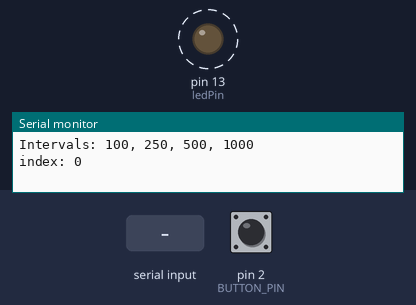
The sketch below on a simulated Arduino Uno, built with avr-gcc and run on an emulated ATmega328P. Shown: output pins drawn as LEDs (lit = HIGH), the last lines printed to the serial monitor. Dashed ring = blinking. Inputs (shaded band) come from the test bench; at power-on: pin 2 (BUTTON_PIN) HIGH.

Above: at 1.25 s.
1.3 s: "index next\n" received over Serial
At 1.42 s:
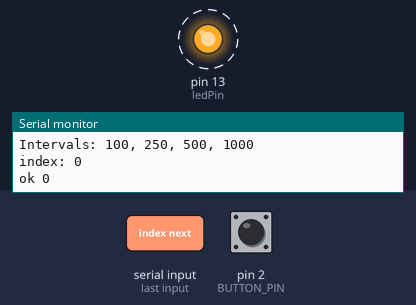
4.3 s: pin 2 (BUTTON_PIN) pulled LOW for 0.15 s
At 4.8 s:
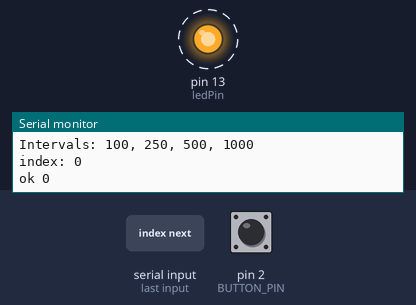
Timing chart, 0 to 14.3 s (numbered marks = the images above; inputs shaded):
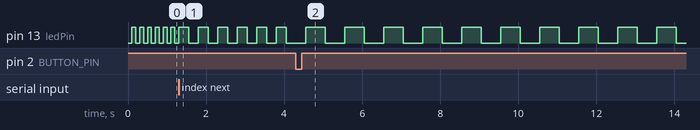

The sketch:

main.ino
```cpp
// Include Ardiono.h is needed for many custom IDEs, and doesn't hurt Arduino IDE:
#include <Arduino.h>


// Number of modules in your app:
#define MODULE_MAX_N 10
// (2 * MODULE_MAX_N) bytes of SRAM will be reserved

// Include code for working with modules:
#include "modules.hpp"

// Include the actual modules:
#include "_blink.ino.hpp"
#include "_blink_counter.ino.hpp"
#include "_blink_modifier.ino.hpp"
#include "_button.ino.hpp"

#include "_protocol.ino.hpp"
#include "_serial_comm.ino.hpp"

// This include is all that is required to include a module in the code.
// If a module is removed from here, it will not be compiled.
// Order of includes matters.


void setup()
{
  Serial.begin(9600);
  // Call setup() for every module:
  unsigned int i;
  for (i = 0; i < ModulesRegistry::count; i++) {
    ModulesRegistry::modules[i]->setup();
  }
}


void loop()
{
  // Call loop() for every module:
  unsigned int i;
  for (i = 0; i < ModulesRegistry::count; i++) {
    ModulesRegistry::modules[i]->loop();
  }
}
```

_blink.hpp
```cpp
/** Blink module

    A variation on classic blink.ino example

*/

// Start every module with at least these two includes:
#include <Arduino.h>
#include "modules.hpp"

// Include any modules that depend on this one here:
// (blink module has no dependences)


// This guard enables module's header file to be included multiple times:
#ifndef BLINK_HPP
#define BLINK_HPP


// Module:
class Blink: public Module
{
  private:  // members available only from this module
    // (blink has none)
  public:  // members available from everywhere
    // public member variables:
  	int ledPin;
  	int ledState;
    unsigned long interval;
    unsigned long previousMillis;
    // public member functions:
    void setup();
    void loop();
};

// Instantiate the module class:
Blink* blink = (Blink*) ModulesRegistry::add(new Blink());


#endif  // #ifndef BLINK_HPP
```

_blink.ino.hpp
```cpp
/*
   Implementation of Blink module

*/

// Start every module with at least these two includes:
#include <Arduino.h>
#include "modules.hpp"
// Also include this module's header file:
#include "_blink.hpp"

// Unlike header file (.hpp), module implementation file (.ino.hpp) must not be included multiple times:
#ifdef BLINK_IMPLEMENTATION
#error The .ino.hpp file of a module can be included only once (and should be included from main.ino). Did you wanted to include the .h file instead?
#endif
#define BLINK_IMPLEMENTATION


// Module's setup() function:
// (copied from default BlinkWithoutDelay.ino example)
void Blink::setup()
{
  ledPin = 13;
  interval = 1000;
  pinMode(ledPin, OUTPUT);
}


// Module's loop() function:
// (copied from default BlinkWithoutDelay.ino example, with some comments added)
void Blink::loop()
{
  // here is where you'd put code that needs to be running all the time.

  // check to see if it's time to blink the LED; that is, if the
  // difference between the current time and last time you blinked
  // the LED is bigger than the interval at which you want to
  // blink the LED.

  // this is a local variable, it exists only within while this function is running:
  unsigned long currentMillis = millis();

  // previousMillis and interval are module functions.
  // Completely equivalent way of writing that "if" statement:
  // if (currentMillis - blink->previousMillis >= blink->interval) ...

  if (currentMillis - previousMillis >= interval) {
    // save the last time you blinked the LED:
    previousMillis = currentMillis;

    // if the LED is off turn it on and vice-versa:
    if (ledState == LOW) {
      ledState = HIGH;
    } else {
      ledState = LOW;
    }

    // set the LED with the ledState of the variable:
    digitalWrite(ledPin, ledState);
  }
}
```

_blink_counter.hpp
```cpp
#include <Arduino.h>
#include "modules.hpp"


#ifndef BLINK_COUNTER_HPP
#define BLINK_COUNTER_HPP


class BlinkCounter: public Module
{
  private:
    bool lastState = false;
  public:
    // members intended for read-only:
    uint16_t count = 0;
    // member intended for write:
    bool setReset = false;
    // required member functions:
    void setup();
    void loop();
    // empty module constructor, can usually not used and be ommited:
    BlinkCounter() {};
};


BlinkCounter* blink_counter = (BlinkCounter*) ModulesRegistry::add(new BlinkCounter());


#endif  // #ifndef BLINK_COUNTER_HPP
```

_blink_counter.ino.hpp
```cpp
#include <Arduino.h>
#include "modules.hpp"

#include "_blink_counter.hpp"

#ifdef BLINK_COUNTER_INO_HPP
#error The .ino.hpp file of a module can be included only once (and should be included from main.ino). Did you wanted to include the .h file instead?
#endif
#define BLINK_COUNTER_INO_HPP

// dependences on other modules:
#include "_blink.hpp"


// implementation:


void BlinkCounter::setup()
{}


void BlinkCounter::loop()
{
    // read current LED state:
    bool currentState = digitalRead( blink->ledPin );

    // handle the input flag for reset:
    if (setReset) {
      // reset the counter:
      count = 0;
      // clear the flag:
      setReset = false;
    }

    // count the blinks:
    if (currentState == HIGH && lastState != HIGH) {
        count++;
    }

    // remember current state for later loops:
    lastState = currentState;
}
```

_blink_modifier.hpp
```cpp
/** Blink modifier module

    Changes interval value on the Blink module.

*/

#include <Arduino.h>
#include "modules.hpp"


#ifndef BLINK_MODIFIER_HPP
#define BLINK_MODIFIER_HPP


#define BLINK_MODIFIER_INTERVALS_N 4
#define BLINK_MODIFIER_INTERVALS 100, 250, 500, 1000
#define BLINK_MODIFIER_NULL 42  // any value greater then BLINK_MODIFIER_INTERVALS_N


class BlinkModifier: public Module
{
  private:
    uint16_t intervals[BLINK_MODIFIER_INTERVALS_N] = {BLINK_MODIFIER_INTERVALS};
    uint8_t _index = 0;
  public:
    // members intended for read-only:
    uint8_t index = 0;  // mirrorring private member `_index`
    // member intended for write:
    bool setNextInterval = false;
    uint8_t setIntervalTo = BLINK_MODIFIER_NULL;
    // required member functions:
    void setup();
    void loop();
};


BlinkModifier* blink_modifier = (BlinkModifier*) ModulesRegistry::add(new BlinkModifier());


#endif  // #ifndef BLINK_MODIFIER_HPP
```

_blink_modifier.ino.hpp
```cpp
#include <Arduino.h>
#include "modules.hpp"

#include "_blink_modifier.hpp"

#include "_blink.hpp"


#ifdef BLINK_MODIFIER_IMPLEMENTATION
#error The .ino.hpp file of a module can be included only once (and should be included from main.ino). Did you wanted to include the .h file instead?
#endif
#define BLINK_MODIFIER_IMPLEMENTATION


void BlinkModifier::setup()
{

  // TODO move this to protocol!
  Serial.print(F("Intervals: "));
  for (int i = 0; i < BLINK_MODIFIER_INTERVALS_N; i++) {
    if (i > 0) Serial.print(F(", "));
    Serial.print(intervals[i]);
  }
  Serial.print("\n");
  Serial.print("index: ");
  Serial.print(index);
  Serial.print("\n\n");

  // override default blink interval:
  // (for this to work, this module has to be included after blink module)
  blink->interval = intervals[index];
}


void BlinkModifier::loop()
{

  // handle next interval setter flag:
  if (setNextInterval) {
    // icrement the value:
    _index++;
    // make sure it doesn't overflow:
    if (_index >= BLINK_MODIFIER_INTERVALS_N) {
      _index = 0;
    }
    // clear the flag:
    setNextInterval = false;
  }

  // handle the interval setter:
  if (setIntervalTo != BLINK_MODIFIER_NULL) {
    // make sure value if valid:
    if ((setIntervalTo >= 0) && (setIntervalTo < BLINK_MODIFIER_INTERVALS_N)) {
      // set the private member to givven value:
      _index = setIntervalTo;
    }
    // clear the setter:
    setIntervalTo = BLINK_MODIFIER_NULL;
  }

  // copy private value to publicaly accessable member:
  // this way we can make sure that "_index" can be changed only via
  // `setInvervalTo` member.
  index = _index;

  // actually set the interval for blink module:
  blink->interval = intervals[_index];
}
```

_button.hpp
```cpp
#include <Arduino.h>
#include "modules.hpp"


#ifndef BUTTON_HPP
#define BUTTON_HPP


#define BUTTON_PIN 2
#define BUTTON_DEADTIME 200


class Button: public Module
{
  private:
    unsigned long lastPushMillis = 0;
    bool stillPressed = false;
  public:
    bool pressed = false;  // it is ok to clear this flag from other modules
    void setup();
    void loop();
    Button(){};
};


Button* button = (Button*) ModulesRegistry::add(new Button());


#endif  // #ifndef BUTTON_HPP
```

_button.ino.hpp
```cpp
#include <Arduino.h>
#include "modules.hpp"

#include "_button.hpp"


#ifdef BUTTON_INO_HPP
#error The .ino.hpp file of a module can be included only once (and should be included from main.ino). Did you wanted to include the .h file instead?
#endif
#define BUTTON_INO_HPP


void Button::setup()
{
  pinMode(BUTTON_PIN, INPUT_PULLUP);
  digitalWrite(BUTTON_PIN, HIGH);
}


void Button::loop()
{
  // get once, use multiple times:
  unsigned long millisNow = millis();

  // after state change, don't read anything for a short time:
  if (millisNow - lastPushMillis < BUTTON_DEADTIME) {
    return;
  }

  // read the button state:
  bool buttonPushed = !digitalRead(BUTTON_PIN);  // NO switch to GND

  // detect new press of a button:
  if (buttonPushed && !stillPressed) {
    // set public flag:
    pressed = true;
    // remember this time privately:
    lastPushMillis = millisNow;
    // keep track of button state privately to prevent double detection:
    stillPressed = true;
  }

  // if button is not pressed:
  if (!buttonPushed) {

    // if just released, engagne the deadzone countdown:
    if (stillPressed) {
      lastPushMillis = millisNow;
    }

    // clear the related flags:
    pressed = false;
    stillPressed = false;
  }

  // TODO implement press-and-hold detection here, something like this:
  /*
  if (buttonPushed && (millisNow - lastPushMillis > BUTTON_HOLD_MILLIS) {
    // set a public and a private flag
  }
  */


  // TODO this kind of inter-module logic is better implemented in a separate module, usually named `status`:

  // use the button value:
  #ifdef BLINK_MODIFIER_HPP
    if (button->pressed) {
      // set the action:
      blink_modifier->setNextInterval = true;
      // debug:
      //Serial.println("PRESS");
      // clear the flag:
      button->pressed = false;
    }
  #endif

}
```

_protocol.hpp
```cpp
#include <Arduino.h>
#include "modules.hpp"


#ifndef PROTOCOL_HPP
#define PROTOCOL_HPP

#define PROTOCOL_COMMAND_LEN 40  // max command string length


class Protocol : public Module
{
private:
  Print * replyPrinter = nullptr;
public:
  bool busy = false;
  char setCommand[PROTOCOL_COMMAND_LEN] = "";
  Print * setReplyPrinter = nullptr;
  void setup();
  void loop();
};


Protocol* protocol = (Protocol*) ModulesRegistry::add(new Protocol());


#endif  // #ifndef PROTOCOL_HPP
```

_protocol.ino.hpp
```cpp
#include <Arduino.h>
#include "modules.hpp"

#include "_protocol.hpp"


#ifdef PROTOCOL_INO_HPP
#error The .ino.hpp file of a module can be included only once (and should be included from main.ino). Did you wanted to include the .h file instead?
#endif
#define PROTOCOL_INO_HPP


void Protocol::setup()
{}


void Protocol::loop()
{
  // we are only conserned with handling incomming commands:
  if (setCommand[0] == '\0') {
    // (empty strings start with a null-character)
    return;
  }

  if (!setReplyPrinter) {
    // reply printer must also be set
    // TODO use Serial only in DEBUG mode!
    Serial.print(F("Got a command but no printer!\n"));
    setCommand[0] = '\0';
    return;
  }
  // store replyPrinter locally to avoid accidental overwrite by other modules:
  replyPrinter = setReplyPrinter;
  // clear the public setter:
  setReplyPrinter = nullptr;


  // we'll need a fancy String object, for simplr parsing:
  String command = setCommand;

  // set busy flag (just in case we have to handle this command over multiple cycles):
  busy = true;

  // handle actual commands:

  if (command == "status") {
    // calculate how many lines are going to be in the reply:
    int status_reply_count = 0;
    #ifdef BLINK_HPP
      status_reply_count += 2;
    #endif
    #ifdef BLINK_MODIFIER_HPP
      status_reply_count += 1;
    #endif
    #ifdef BLINK_COUNTER_HPP
      status_reply_count += 1;
    #endif
    #ifdef BUTTON_HPP
      status_reply_count += 1;
    #endif

    // first line of the reply, with the number of lines to follow:
    replyPrinter->print(F("status "));
    replyPrinter->print(status_reply_count);
    replyPrinter->print(F("\n"));

    // status from blink module:
    #ifdef BLINK_HPP
      replyPrinter->print(F("blink: "));
      replyPrinter->print(blink->ledState ? F("ON") : F("OFF"));
      replyPrinter->print(F("\n"));
      replyPrinter->print(F("interval: "));
      replyPrinter->print(blink->interval);
      replyPrinter->print(F("\n"));
    #endif  //#ifdef BLINK_HPP

    // status from blink_modifier module:
    #ifdef BLINK_MODIFIER_HPP
      replyPrinter->print(F("index: "));
      replyPrinter->print(blink_modifier->index);
      replyPrinter->print(F("\n"));
    #endif  //#ifdef BLINK_MODIFIER_HPP

    // status from blink module:
    #ifdef BLINK_COUNTER_HPP
      replyPrinter->print(F("count: "));
      replyPrinter->print(blink_counter->count);
      replyPrinter->print(F("\n"));
    #endif  //#ifdef BLINK_COUNTER_HPP

    // status from blink module:
    #ifdef BUTTON_HPP
      replyPrinter->print(F("button: "));
      replyPrinter->print( button->pressed ? F("closed") : F("open"));
      replyPrinter->print(F("\n"));
    #endif  //#ifdef BUTTON_HPP

  // finished with "status" command


  #ifdef BLINK_MODIFIER_HPP

  // blink module can handle one command:
  } else if (command == "interval get") {
    replyPrinter->print(F("ok 1\n"));
    replyPrinter->print(blink->interval);
    replyPrinter->print(F("\n"));

  #endif  // #ifdef BLINK_MODIFIER_HPP


  #ifdef BLINK_MODIFIER_HPP
  // blink_modifier can handle three commands:

  } else if (command == "index get") {
    replyPrinter->print(F("ok 1\n"));
    replyPrinter->print(blink_modifier->index);
    replyPrinter->print(F("\n"));

  } else if (command == "index next") {
    blink_modifier->setNextInterval = true;
    replyPrinter->print(F("ok 0\n"));

  } else if (command.substring(0, 10) == "index set ") {
    // parse the rest of command variable for int value:
    String data = command.substring(10);
    char buf[data.length() + 1];
    data.toCharArray(buf, data.length() + 1);
    int value = atoi(buf);
    // make sure the value is valid:
    if (value < 0 || value >= BLINK_MODIFIER_INTERVALS_N) {
      replyPrinter->print("error 3\n");
      replyPrinter->print("value out of range\n");
      replyPrinter->print("got value: ");
      replyPrinter->print(value);
      replyPrinter->print("\n");
      replyPrinter->print("range: 0 to ");
      replyPrinter->print(BLINK_MODIFIER_INTERVALS_N - 1);
      replyPrinter->print("\n");
    } else {
      // the value is valid, use it:
      blink_modifier->setIntervalTo = value;
      replyPrinter->print("ok 0\n");
    }

  #endif  // #ifdef BLINK_MODIFIER_HPP


  #ifdef BLINK_COUNTER_HPP
  // blink_counter can handle two commands:

  } else if (command == "count get") {
    replyPrinter->print(F("ok 1\n"));
    replyPrinter->print(blink_counter->count);
    replyPrinter->print(F("\n"));

  } else if (command == "count reset") {
      replyPrinter->print(F("ok 0\n"));
      blink_counter->setReset = true;

  #endif  // #ifdef BLINK_COUNTER_HPP


  // unknown command:

  } else {
    replyPrinter->print(F("error 2\n"));
    replyPrinter->print(F("unknown command\n"));
    replyPrinter->print(command);
    replyPrinter->print(F("\n"));
  }

  // add an extra new line, just in case:
  replyPrinter->print(F("\n"));

  // reset flags:
  setCommand[0] = '\0';
  busy = false;

  // also clear reference to the printer, for good measure:
  replyPrinter = nullptr;
}
```

_serial_comm.hpp
```cpp
#include <Arduino.h>
#include "modules.hpp"

#ifndef SERIAL_COMM_HPP
#define SERIAL_COMM_HPP


#ifndef SERIAL_BAUD_RATE
#define SERIAL_BAUD_RATE 9600
#endif


// match buffer length to protocol command length, if protocol module is present:
#ifdef PROTOCOL_HPP
#define SERIAL_INPUT_BUFFER_LEN PROTOCOL_COMMAND_LEN
#else
#define SERIAL_INPUT_BUFFER_LEN 40
#endif  // #ifdef PROTOCOL_HPP


class SerialComm : public Module
{
private:
  // buffer for reading commands via serial bus:
  char data_received[SERIAL_INPUT_BUFFER_LEN] = "";
  // length of the received data in the buffer:
  uint8_t data_received_len = 0;
  // set to true when newline is received via serial bus:
  bool reading_complete = false;
  // 1-byte intermediary buffer, for reading serial bus 1 character at a time:
  char incoming_byte = 0;

public:
  void setup();
  void loop();
};


SerialComm* serial_comm = (SerialComm*) ModulesRegistry::add(new SerialComm());


#endif  // #ifndef SERIAL_COMM_HPP
```

modules.hpp
```cpp
#include <Arduino.h>


// modules.hpp will be included multiple times, it needs an include guard:
#ifndef MODULES_HPP
#define MODULES_HPP


// This value can be defined in main.ino, so check before defining:
#ifndef MODULE_MAX_N
#define MODULE_MAX_N 10  // default value for MODULE_MAX_N
#endif
// 2 bytes are reserved for every module


class Module;

class ModulesRegistry
{
  // private:
  public:
    static Module* modules[MODULE_MAX_N];
    static uint8_t count;
    static Module* add(Module* module);
};

Module* ModulesRegistry::add(Module* module) {
  ModulesRegistry::modules[ModulesRegistry::count] = module;
  ModulesRegistry::count++;
  return module;
};


Module* ModulesRegistry::modules[MODULE_MAX_N] = {};
uint8_t ModulesRegistry::count = 0;


class Module
{
  public:
    virtual void setup();
    virtual void loop();
};


#endif  // #ifndef MODULES_HPP
```

Source omitted: _serial_comm.ino.hpp (2310 bytes)

Measured:
- after the input at 1.3 s, pin 13 (ledPin): alternates HIGH for 0.25 s and LOW for 0.25 s, starting after 0.25 s
- after the input at 4.3 s, pin 13 (ledPin): alternates HIGH for 0.50 s and LOW for 0.50 s, starting after 0.25 s
- by itself, pin 13 (ledPin): alternates HIGH for 0.10 s and LOW for 0.10 s
